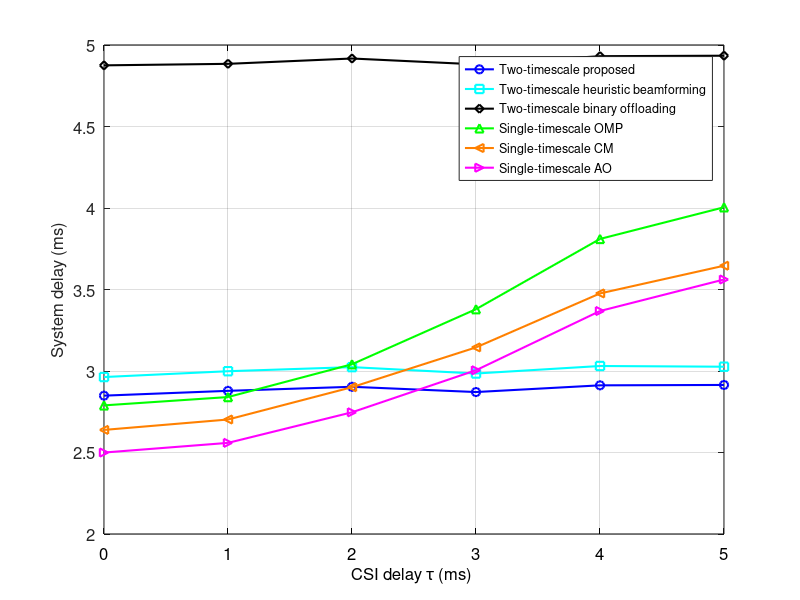

Write the MATLAB code that produced this figure.
%CSI delay plot
load('performance_CSI_delay_10_14.mat')
proposed_delay = proposed_delay*1e3;
heuristic_delay = heuristic_delay*1e3;
local_computing_delay = local_computing_delay*1e3;
edge_computing_delay = edge_computing_delay*1e3;
AO_delay = AO_delay*1e3;
OMP_delay = OMP_delay*1e3;
CM_delay = CM_delay*1e3;

size = 12;
figure()
box on
set(gca,'fontsize',size)
set(gca,'Xcolor','k')
xlabel('CSI delay \tau (ms) ','fontsize',size)
ylabel('System delay (ms)','fontsize',size)
% set(gca,'XLim',[0 50]);
% set(gca,'xTick',[0:10:50])
% set(gca,'YLim',[2 12]);
% set(gca,'yTick',[2:2:12]);
x = 0:5;
proposed_plot=line(x,mean(proposed_delay,1));
set(proposed_plot,'color','b')
set(proposed_plot,'linestyle','-')
set(proposed_plot,'linewidth',1.5)
set(proposed_plot,'marker','o')
hold on
heuristic_plot=line(x,mean(heuristic_delay,1));
set(heuristic_plot,'color','c')
set(heuristic_plot,'linestyle','-')
set(heuristic_plot,'linewidth',1.5)
set(heuristic_plot,'marker','s')
hold on
binary_plot=line(x,mean(min(local_computing_delay,edge_computing_delay),1));
set(binary_plot,'color','k')
set(binary_plot,'linestyle','-')
set(binary_plot,'linewidth',1.5)
set(binary_plot,'marker','d')
hold on
AO_plot=line(x,mean(AO_delay,1));
set(AO_plot,'color','m')
set(AO_plot,'linestyle','-')
set(AO_plot,'linewidth',1.5)
set(AO_plot,'marker','>')
hold on
CM_plot=line(x,mean(CM_delay,1));
set(CM_plot,'color',[1,0.5,0])
set(CM_plot,'linestyle','-')
set(CM_plot,'linewidth',1.5)
set(CM_plot,'marker','<')
hold on
OMP_plot=line(x,mean(OMP_delay,1));
set(OMP_plot,'color','g')
set(OMP_plot,'linestyle','-')
set(OMP_plot,'linewidth',1.5)
set(OMP_plot,'marker','^')

grid on
legend([proposed_plot,heuristic_plot,binary_plot,OMP_plot,CM_plot,AO_plot],'Two-timescale proposed','Two-timescale heuristic beamforming','Two-timescale binary offloading','Single-timescale OMP','Single-timescale CM','Single-timescale AO','fontsize',9)
